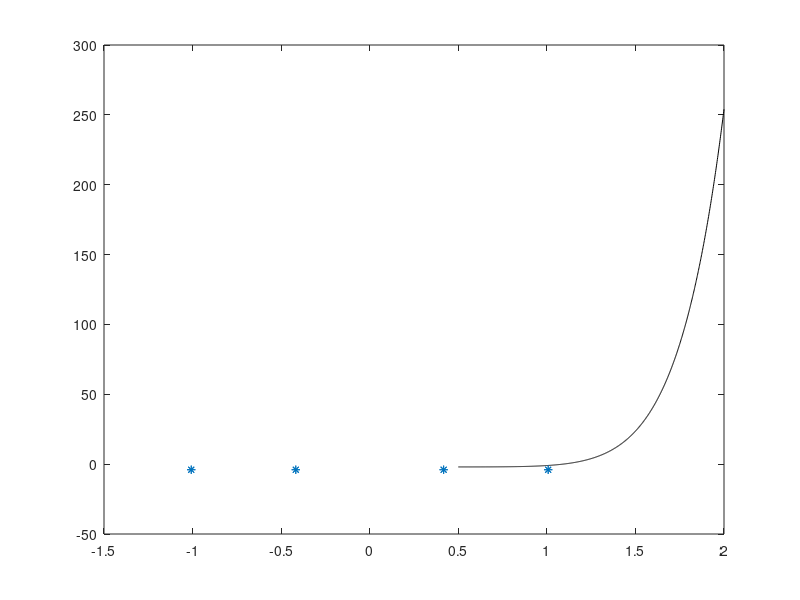

Source code (MATLAB):
clear
clc

f=@(s) s.^8 - 2;
a=0.5;
b=2;
x=linspace(a,b,1000);
plot(x,f(x),'k')
hold on
nmax=100;
toll=10^-10;
err=abs(b-a);
nit_bis=1;
s_bis=b;
fx=[];
xdif=[];
while nit_bis<nmax && err>toll
    nit_bis=nit_bis+1;
    c=(a+b)/2;
    x=c;
    fc=f(x);
    s_bis=[s_bis;x];
    fx=[fx;fc];
    x=a;
    if fc*f(x)>0
        a=c;
    else
        b=c;
    end
    err=abs(s_bis(nit_bis)-s_bis(nit_bis-1));
    xdif=[xdif;err];
end

coeff = [1 0 0 0 0 0 0 0 2];
s = roots(coeff);
plot(s, f(s), '*');
abs(s(1)-a);
abs(s(2)-b);
